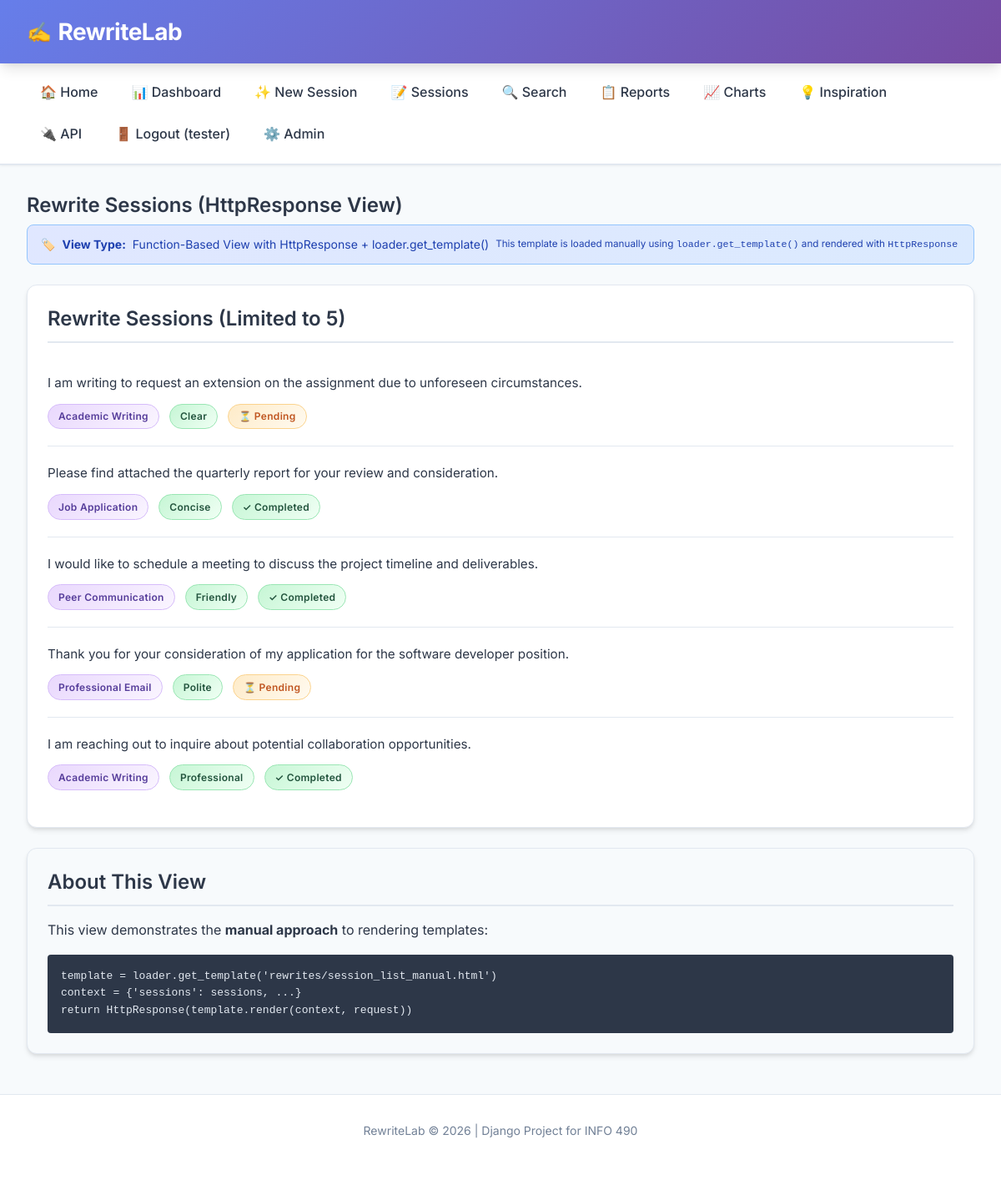
The page /manual/ (signed in) on the database as committed earlier.
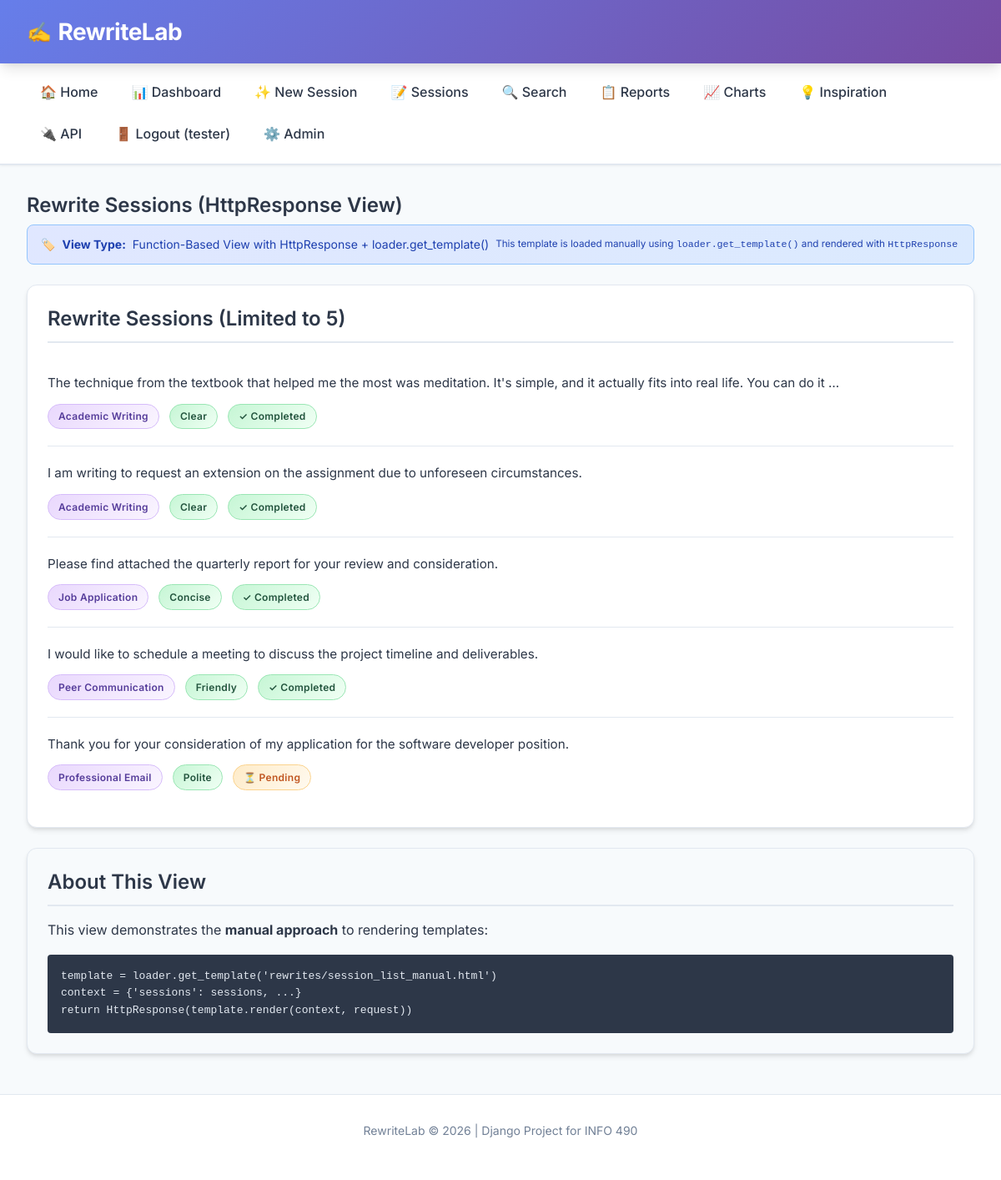
The same page on the database as committed later.
### rewrites/models.py (models this page shows, shortened)
class RewriteSession(models.Model):
    original_text = models.TextField(
        validators=[MinLengthValidator(10)],
        help_text="The original text submitted by the user for rewriting"
    )
    user = models.ForeignKey(
        settings.AUTH_USER_MODEL,
        on_delete=models.CASCADE,
        related_name='rewrite_sessions',
        null=True,
        blank=True,
        help_text="The user who created this session (null for legacy/anonymous)"
    )
    context = models.ForeignKey(
        RewriteContext,
        on_delete=models.PROTECT,
        related_name='sessions',
        help_text="The writing context selected for this rewrite"
    )
    tone = models.ForeignKey(
        ToneOption,
        on_delete=models.PROTECT,
        related_name='sessions',
        help_text="The tone selected for this rewrite"
    )
    audience = models.CharField(
        max_length=100,
        blank=True,
        default='',
        help_text="Optional: intended audience (e.g., 'professor', 'manager')"
    )
    purpose = models.CharField(
        max_length=200,
        blank=True,
        default='',
        help_text="Optional: purpose of the text (e.g., 'request extension', 'follow up')"
    )
    session_token = models.CharField(
        max_length=64,
        unique=True,
        help_text="Unique token to identify this session (for URL sharing)"
    )
    is_completed = models.BooleanField(
        default=False,
        help_text="Whether rewrites have been successfully generated"
    )
    created_at = models.DateTimeField(auto_now_add=True)
    updated_at = models.DateTimeField(auto_now=True)
    class Meta:
        ordering = ['-created_at']
        verbose_name = "Rewrite Session"
        verbose_name_plural = "Rewrite Sessions"
        constraints = [
            models.UniqueConstraint(
                fields=['original_text', 'context', 'tone'],
                name='unique_text_context_tone_combination'
            )
        ]

class RewriteContext(models.Model):
    name = models.CharField(
        max_length=100,
        unique=True,
        help_text="Name of the writing context (e.g., 'Professional Email')"
    )
    description = models.TextField(
        help_text="Detailed description of when this context should be used"
    )
    guidelines = models.TextField(
        help_text="Specific guidelines for the LLM when rewriting in this context"
    )
    is_active = models.BooleanField(
        default=True,
        help_text="Whether this context is available for users to select"
    )
    created_at = models.DateTimeField(auto_now_add=True)
    updated_at = models.DateTimeField(auto_now=True)
    class Meta:
        ordering = ['name']
        verbose_name = "Rewrite Context"
        verbose_name_plural = "Rewrite Contexts"

class ToneOption(models.Model):
    name = models.CharField(
        max_length=50,
        unique=True,
        help_text="Name of the tone (e.g., 'Polite', 'Professional')"
    )
    description = models.TextField(
        help_text="Description of what this tone conveys"
    )
    prompt_modifier = models.TextField(
        help_text="Instructions added to the LLM prompt to achieve this tone"
    )
    intensity_level = models.PositiveSmallIntegerField(
        default=5,
        help_text="Intensity level from 1 (subtle) to 10 (strong)"
    )
    is_active = models.BooleanField(
        default=True,
        help_text="Whether this tone is available for users to select"
    )
    created_at = models.DateTimeField(auto_now_add=True)
    updated_at = models.DateTimeField(auto_now=True)
    class Meta:
        ordering = ['name']
        verbose_name = "Tone Option"
        verbose_name_plural = "Tone Options"

### rewrites/views.py (the view)
# urls.py: path('manual/', views.session_manual, name='session_manual'),  # HttpResponse FBV
@login_required(login_url='rewrites:login')
def session_manual(request):
    sessions = RewriteSession.objects.select_related('context', 'tone').all()[:5]
    template = loader.get_template('rewrites/session_list_manual.html')
    context = {
        'sessions': sessions,
        'title': 'Rewrite Sessions (HttpResponse View)',
        'view_type': 'Function-Based View with HttpResponse + loader.get_template()',
    }
    return HttpResponse(template.render(context, request))

### rewrites/templates/rewrites/session_list_manual.html (shortened to what this page needs)
{% extends 'base.html' %}
{% block content %}
<h2>{{ title }}</h2>
<div class="view-type">
    <strong>View Type:</strong> {{ view_type }}
    <br>
    <small>This template is loaded manually using <code>loader.get_template()</code> and rendered with <code>HttpResponse</code></small>
</div>
<div class="card">
    <h2>Rewrite Sessions (Limited to 5)</h2>
    {% for session in sessions %}
    <div class="session-item">
        <div class="text-preview">
            <a href="{% url 'rewrites:session_detail' session.pk %}">
                {{ session.original_text|truncatewords:25 }}
            </a>
        </div>
        <div class="session-meta">
            <span class="badge badge-context">{{ session.context.name }}</span>
            <span class="badge badge-tone">{{ session.tone.name }}</span>
            {% if session.is_completed %}
            <span class="badge badge-completed">✓ Completed</span>
            {% else %}
            <span class="badge badge-pending">⏳ Pending</span>
            {% endif %}
        </div>
    </div>
    {% empty %}
    <div class="empty-state">
        <h3>No Sessions Available</h3>
        <p>The database is empty. Add some sessions via the admin panel.</p>
    </div>
    {% endfor %}
</div>
<div class="card" style="background: #f7fafc; border: 1px solid #e2e8f0;">
    <h2>About This View</h2>
    <p>This view demonstrates the <strong>manual approach</strong> to rendering templates:</p>
    <pre style="background: #2d3748; color: #e2e8f0; padding: 1rem; border-radius: 4px; overflow-x: auto;">
template = loader.get_template('rewrites/session_list_manual.html')
context = {'sessions': sessions, ...}
return HttpResponse(template.render(context, request))</pre>
</div>
{% endblock %}

Rows that differ between the two databases and show on the page:
no longer on this page (row unchanged): RewriteSession: original_text "I am reaching out to inquire about potential collaboration opportunities.", context.name "Academic Writing", tone.name "Professional", is_completed "✓ Completed"
added RewriteSession: original_text "The technique from the textbook that helped me the most was meditation. It's simple, and it actually fits into real life. You can do it …", context.name "Academic Writing", tone.name "Clear", is_completed "✓ Completed"
changed RewriteSession (number 2 of 5 on the later page): is_completed "⏳ Pending" → "✓ Completed"
